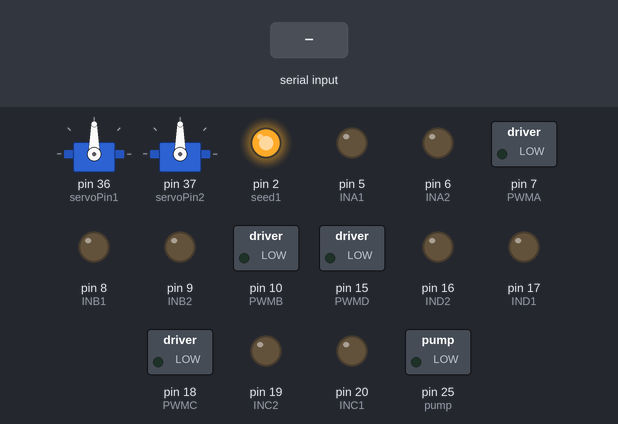
Bench run of a sketch on a simulated Arduino Mega 2560, built with avr-gcc and run on an emulated ATmega2560. Parts: 2 × servo, switched loads named in the sketch (green lamp = pin HIGH), output pins drawn as LEDs (lit = HIGH). The inputs (shaded band) are chosen by the test bench. What the sketch prints to the serial monitor is not drawn.

Above: at 1.2 s.
1.3 s: "f" received over Serial
At 1.9 s:
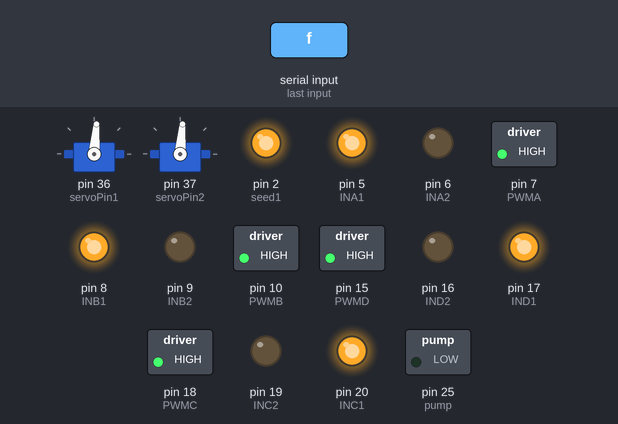
2.8 s: "b" received over Serial
At 3.1 s:
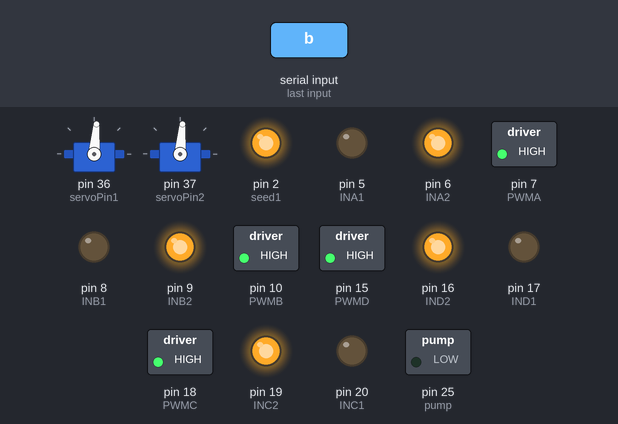
4.3 s: "l" received over Serial
At 5.4 s:
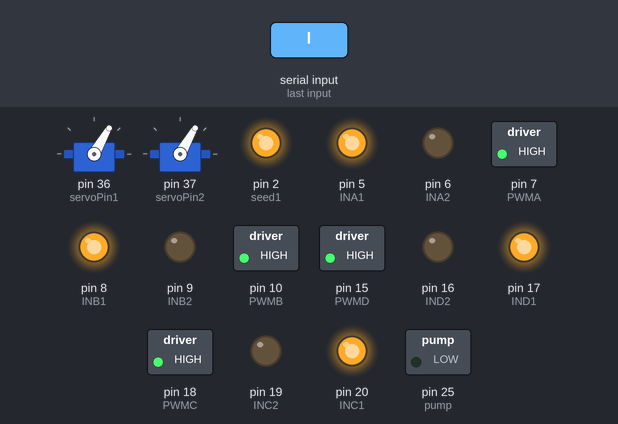
5.8 s: "r" received over Serial
At 6.6 s:
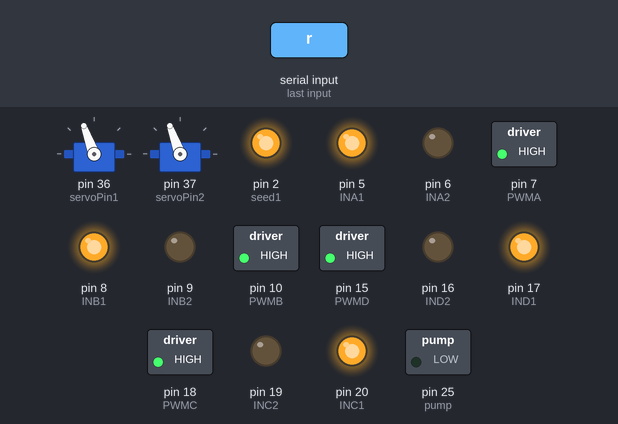
7.3 s: "s" received over Serial
At 7.7 s:
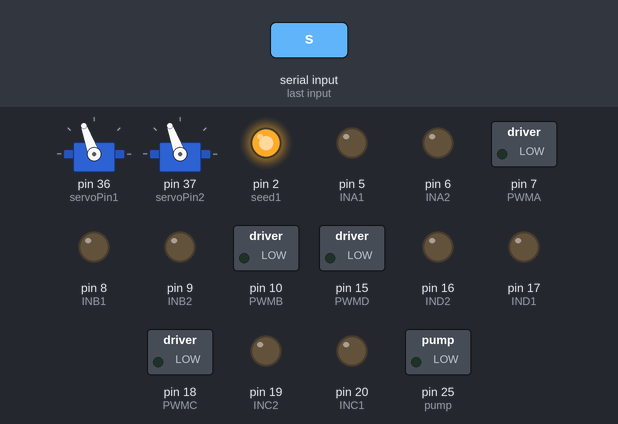
8.8 s: "p" received over Serial
At 9.6 s:
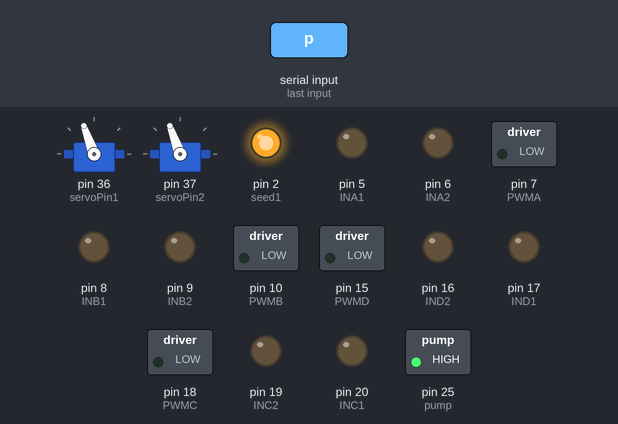
Timing chart, 0 to 11.8 s (numbered marks = the images above; inputs shaded):
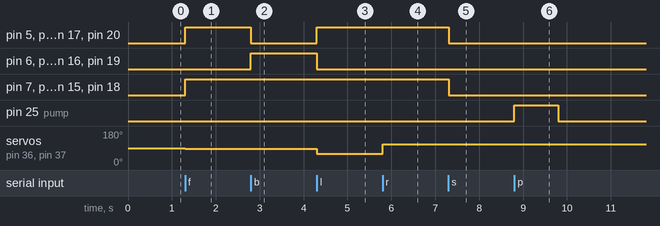

The sketch:

serial_control_teensy_motors.ino
```cpp
#include <Servo.h>

// Motor A
const int INA1 = 5;
const int INA2 = 6;
const int PWMA = 7;

// Motor B
const int INB1 = 8;
const int INB2 = 9;
const int PWMB = 10;

// Motor C
const int INC1 = 20;
const int INC2 = 19;
const int PWMC = 18;

// Motor D
const int IND1 = 17;
const int IND2 = 16;
const int PWMD = 15;

const int servoPin1 = 36;
const int servoPin2 = 37;

const int pump = 25;

const int seed1 = 2;
const int seed2 = 3;

Servo servo1;
Servo servo2;

int speedVal = 255;

void setup() {
  pinMode(INA1, OUTPUT);
  pinMode(INA2, OUTPUT);
  pinMode(PWMA, OUTPUT);

  pinMode(INB1, OUTPUT);
  pinMode(INB2, OUTPUT);
  pinMode(PWMB, OUTPUT);

  pinMode(INC1, OUTPUT);
  pinMode(INC2, OUTPUT);
  pinMode(PWMC, OUTPUT);

  pinMode(IND1, OUTPUT);
  pinMode(IND2, OUTPUT);
  pinMode(PWMD, OUTPUT);

  pinMode(pump, OUTPUT);

  digitalWrite(pump, LOW);


  pinMode(seed1, OUTPUT);
  pinMode(seed2, OUTPUT);
  digitalWrite(seed1, HIGH);
  digitalWrite(seed2, HIGH);


  servo1.attach(servoPin1);
  servo2.attach(servoPin2);

  Serial.begin(9600);
  Serial.println("Ready: f/b/l/r/s");
}

void loop() {
  if (Serial.available()) {
    char cmd = Serial.read();

    switch (cmd) {
      case 'f':
        forward();
        break;
      case 'b':
        backward();
        break;
      case 'l':
        turnLeft();
        break;
      case 'r':
        turnRight();
        break;
      case 's':
        stopMotors();
        break;
      case 'p':
        digitalWrite(pump, HIGH);
        delay(1000);
        digitalWrite(pump, LOW);
        break;
      case 'm':
        digitalWrite(seed1, LOW);
        digitalWrite(seed2, HIGH);
        break;
      case 'n':
        digitalWrite(seed1, HIGH);
        digitalWrite(seed2, LOW);
        break;
      case 'v':
        digitalWrite(seed1, LOW);
        digitalWrite(seed2, LOW);
        break;

    }
  }
}

// ================= FUNCTIONS =================

void forward() {
  servo1.write(85);
  servo2.write(85);

  digitalWrite(INA1, HIGH); digitalWrite(INA2, LOW);
  digitalWrite(INB1, HIGH); digitalWrite(INB2, LOW);
  digitalWrite(INC1, HIGH); digitalWrite(INC2, LOW);
  digitalWrite(IND1, HIGH); digitalWrite(IND2, LOW);

  setSpeed(speedVal);
}

void backward() {
  servo1.write(85);
  servo2.write(85);

  digitalWrite(INA1, LOW);  digitalWrite(INA2, HIGH);
  digitalWrite(INB1, LOW);  digitalWrite(INB2, HIGH);
  digitalWrite(INC1, LOW);  digitalWrite(INC2, HIGH);
  digitalWrite(IND1, LOW);  digitalWrite(IND2, HIGH);

  setSpeed(speedVal);
}

void turnLeft() {
  servo1.write(60);
  servo2.write(60);

  // Left motors backward, right motors forward
  digitalWrite(INA1, HIGH); digitalWrite(INA2, LOW);
  digitalWrite(INB1, HIGH); digitalWrite(INB2, LOW);
  digitalWrite(INC1, HIGH); digitalWrite(INC2, LOW);
  digitalWrite(IND1, HIGH); digitalWrite(IND2, LOW);

  setSpeed(speedVal);
}

void turnRight() {
  servo1.write(110);
  servo2.write(110);

  // Opposite of left
  digitalWrite(INA1, HIGH); digitalWrite(INA2, LOW);
  digitalWrite(INB1, HIGH); digitalWrite(INB2, LOW);
  digitalWrite(INC1, HIGH); digitalWrite(INC2, LOW);
  digitalWrite(IND1, HIGH); digitalWrite(IND2, LOW);

  setSpeed(speedVal);
}

void stopMotors() {
  digitalWrite(INA1, LOW); digitalWrite(INA2, LOW);
  digitalWrite(INB1, LOW); digitalWrite(INB2, LOW);
  digitalWrite(INC1, LOW); digitalWrite(INC2, LOW);
  digitalWrite(IND1, LOW); digitalWrite(IND2, LOW);

  setSpeed(0);
}

void setSpeed(int spd) {
  analogWrite(PWMA, spd);
  analogWrite(PWMB, spd);
  analogWrite(PWMC, spd);
  analogWrite(PWMD, spd);
}
```

Measured:
- after the input at 1.3 s, pin 5 (INA1), pin 7 (PWMA), pin 8 (INB1), pin 10 (PWMB), pin 15 (PWMD), pin 17 (IND1), pin 18 (PWMC), pin 20 (INC1): LOW → HIGH at once; servo on pin 36 (servoPin1), servo on pin 37 (servoPin2): 90° → 85° at once
- after the input at 2.8 s, pin 5 (INA1), pin 8 (INB1), pin 17 (IND1), pin 20 (INC1): HIGH → LOW at once; pin 6 (INA2), pin 9 (INB2), pin 16 (IND2), pin 19 (INC2): LOW → HIGH at once
- after the input at 4.3 s, pin 5 (INA1), pin 8 (INB1), pin 17 (IND1), pin 20 (INC1): LOW → HIGH at once; pin 6 (INA2), pin 9 (INB2), pin 16 (IND2), pin 19 (INC2): HIGH → LOW at once; servo on pin 36 (servoPin1), servo on pin 37 (servoPin2): 85° → 60° at once
- after the input at 5.8 s, servo on pin 36 (servoPin1), servo on pin 37 (servoPin2): 60° → 110° at once
- after the input at 7.3 s, pin 5 (INA1), pin 7 (PWMA), pin 8 (INB1), pin 10 (PWMB), pin 15 (PWMD), pin 17 (IND1), pin 18 (PWMC), pin 20 (INC1): HIGH → LOW at once
- after the input at 8.8 s, pin 25 (pump): LOW → HIGH at once, → LOW 1.0 s later
